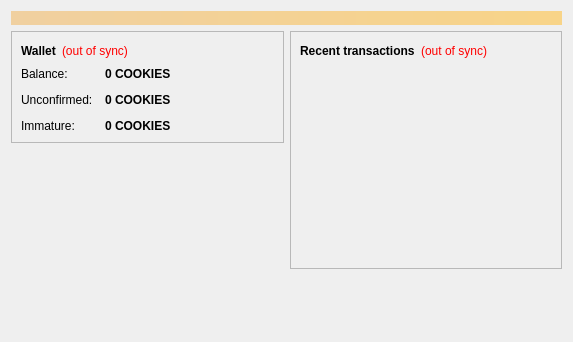
<?xml version="1.0" encoding="UTF-8"?>
<ui version="4.0">
 <class>OverviewPage</class>
 <widget class="QWidget" name="OverviewPage">
  <property name="geometry">
   <rect>
    <x>0</x>
    <y>0</y>
    <width>573</width>
    <height>342</height>
   </rect>
  </property>
  <property name="windowTitle">
   <string>Form</string>
  </property>
  <layout class="QVBoxLayout" name="topLayout">
   <item>
    <widget class="QLabel" name="labelAlerts">
     <property name="visible">
      <bool>false</bool>
     </property>
     <property name="styleSheet">
      <string notr="true">background-color: qlineargradient(x1: 0, y1: 0, x2: 1, y2: 0, stop:0 #F0D0A0, stop:1 #F8D488); color:#000000;</string>
     </property>
     <property name="wordWrap">
      <bool>true</bool>
     </property>
     <property name="margin">
      <number>3</number>
     </property>
    </widget>
   </item>
   <item>
    <layout class="QHBoxLayout" name="horizontalLayout" stretch="1,1">
     <item>
      <layout class="QVBoxLayout" name="verticalLayout_2">
       <item>
        <widget class="QFrame" name="frame">
         <property name="frameShape">
          <enum>QFrame::StyledPanel</enum>
         </property>
         <property name="frameShadow">
          <enum>QFrame::Raised</enum>
         </property>
         <layout class="QVBoxLayout" name="verticalLayout_4">
          <item>
           <layout class="QHBoxLayout" name="horizontalLayout_4">
            <item>
             <widget class="QLabel" name="label_5">
              <property name="font">
               <font>
                <weight>75</weight>
                <bold>true</bold>
               </font>
              </property>
              <property name="text">
               <string>Wallet</string>
              </property>
             </widget>
            </item>
            <item>
             <widget class="QLabel" name="labelWalletStatus">
              <property name="toolTip">
               <string>The displayed information may be out of date. Your wallet automatically synchronizes with the Cookies network after a connection is established, but this process has not completed yet.</string>
              </property>
              <property name="styleSheet">
               <string notr="true">QLabel { color: red; }</string>
              </property>
              <property name="text">
               <string notr="true">(out of sync)</string>
              </property>
              <property name="alignment">
               <set>Qt::AlignLeading|Qt::AlignLeft|Qt::AlignVCenter</set>
              </property>
             </widget>
            </item>
            <item>
             <spacer name="horizontalSpacer_2">
              <property name="orientation">
               <enum>Qt::Horizontal</enum>
              </property>
              <property name="sizeHint" stdset="0">
               <size>
                <width>40</width>
                <height>20</height>
               </size>
              </property>
             </spacer>
            </item>
           </layout>
          </item>
          <item>
           <layout class="QFormLayout" name="formLayout_2">
            <property name="fieldGrowthPolicy">
             <enum>QFormLayout::AllNonFixedFieldsGrow</enum>
            </property>
            <property name="horizontalSpacing">
             <number>12</number>
            </property>
            <property name="verticalSpacing">
             <number>12</number>
            </property>
            <item row="0" column="0">
             <widget class="QLabel" name="label">
              <property name="text">
               <string>Balance:</string>
              </property>
             </widget>
            </item>
            <item row="0" column="1">
             <widget class="QLabel" name="labelBalance">
              <property name="font">
               <font>
                <weight>75</weight>
                <bold>true</bold>
               </font>
              </property>
              <property name="cursor">
               <cursorShape>IBeamCursor</cursorShape>
              </property>
              <property name="toolTip">
               <string>Your current balance</string>
              </property>
              <property name="text">
               <string notr="true">0 COOKIES</string>
              </property>
              <property name="textInteractionFlags">
               <set>Qt::LinksAccessibleByMouse|Qt::TextSelectableByKeyboard|Qt::TextSelectableByMouse</set>
              </property>
             </widget>
            </item>
            <item row="1" column="0">
             <widget class="QLabel" name="label_3">
              <property name="text">
               <string>Unconfirmed:</string>
              </property>
             </widget>
            </item>
            <item row="1" column="1">
             <widget class="QLabel" name="labelUnconfirmed">
              <property name="font">
               <font>
                <weight>75</weight>
                <bold>true</bold>
               </font>
              </property>
              <property name="cursor">
               <cursorShape>IBeamCursor</cursorShape>
              </property>
              <property name="toolTip">
               <string>Total of transactions that have yet to be confirmed, and do not yet count toward the current balance</string>
              </property>
              <property name="text">
               <string notr="true">0 COOKIES</string>
              </property>
              <property name="textInteractionFlags">
               <set>Qt::LinksAccessibleByMouse|Qt::TextSelectableByKeyboard|Qt::TextSelectableByMouse</set>
              </property>
             </widget>
            </item>
            <item row="2" column="0">
             <widget class="QLabel" name="labelImmatureText">
              <property name="text">
               <string>Immature:</string>
              </property>
             </widget>
            </item>
            <item row="2" column="1">
             <widget class="QLabel" name="labelImmature">
              <property name="font">
               <font>
                <weight>75</weight>
                <bold>true</bold>
               </font>
              </property>
              <property name="toolTip">
               <string>Mined balance that has not yet matured</string>
              </property>
              <property name="text">
               <string notr="true">0 COOKIES</string>
              </property>
              <property name="textInteractionFlags">
               <set>Qt::LinksAccessibleByMouse|Qt::TextSelectableByKeyboard|Qt::TextSelectableByMouse</set>
              </property>
             </widget>
            </item>
           </layout>
          </item>
         </layout>
        </widget>
       </item>
       <item>
        <spacer name="verticalSpacer">
         <property name="orientation">
          <enum>Qt::Vertical</enum>
         </property>
         <property name="sizeHint" stdset="0">
          <size>
           <width>20</width>
           <height>40</height>
          </size>
         </property>
        </spacer>
       </item>
      <item>
         <widget class="QLabel" name="coinimage">
          <property name="text">
           <string/>
          </property>
          <property name="pixmap">
           <pixmap resource="../bitcoin.qrc">:/icons/bitcoin</pixmap>
          </property>
          <property name="scaledContents">
           <bool>false</bool>
          </property>
          <property name="alignment">
           <set>Qt::AlignCenter</set>
          </property>
          <property name="margin">
           <number>-2</number>
          </property>
         </widget>
        </item>
      </layout>
     </item>
     <item>
      <layout class="QVBoxLayout" name="verticalLayout_3">
       <item>
        <widget class="QFrame" name="frame_2">
         <property name="frameShape">
          <enum>QFrame::StyledPanel</enum>
         </property>
         <property name="frameShadow">
          <enum>QFrame::Raised</enum>
         </property>
         <layout class="QVBoxLayout" name="verticalLayout">
          <item>
           <layout class="QHBoxLayout" name="horizontalLayout_2">
            <item>
             <widget class="QLabel" name="label_4">
              <property name="text">
               <string>&lt;b&gt;Recent transactions&lt;/b&gt;</string>
              </property>
             </widget>
            </item>
            <item>
             <widget class="QLabel" name="labelTransactionsStatus">
              <property name="toolTip">
               <string>The displayed information may be out of date. Your wallet automatically synchronizes with the Cookies network after a connection is established, but this process has not completed yet.</string>
              </property>
              <property name="styleSheet">
               <string notr="true">QLabel { color: red; }</string>
              </property>
              <property name="text">
               <string notr="true">(out of sync)</string>
              </property>
              <property name="alignment">
               <set>Qt::AlignRight|Qt::AlignTrailing|Qt::AlignVCenter</set>
              </property>
             </widget>
            </item>
            <item>
             <spacer name="horizontalSpacer">
              <property name="orientation">
               <enum>Qt::Horizontal</enum>
              </property>
              <property name="sizeHint" stdset="0">
               <size>
                <width>40</width>
                <height>20</height>
               </size>
              </property>
             </spacer>
            </item>
           </layout>
          </item>
          <item>
           <widget class="QListView" name="listTransactions">
            <property name="styleSheet">
             <string notr="true">QListView { background: transparent; }</string>
            </property>
            <property name="frameShape">
             <enum>QFrame::NoFrame</enum>
            </property>
            <property name="verticalScrollBarPolicy">
             <enum>Qt::ScrollBarAlwaysOff</enum>
            </property>
            <property name="horizontalScrollBarPolicy">
             <enum>Qt::ScrollBarAlwaysOff</enum>
            </property>
            <property name="selectionMode">
             <enum>QAbstractItemView::NoSelection</enum>
            </property>
           </widget>
          </item>
         </layout>
        </widget>
       </item>
       <item>
        <spacer name="verticalSpacer_2">
         <property name="orientation">
          <enum>Qt::Vertical</enum>
         </property>
         <property name="sizeHint" stdset="0">
          <size>
           <width>20</width>
           <height>40</height>
          </size>
         </property>
        </spacer>
       </item>
      </layout>
     </item>
    </layout>
   </item>
  </layout>
 </widget>
 <resources/>
 <connections/>
</ui>
